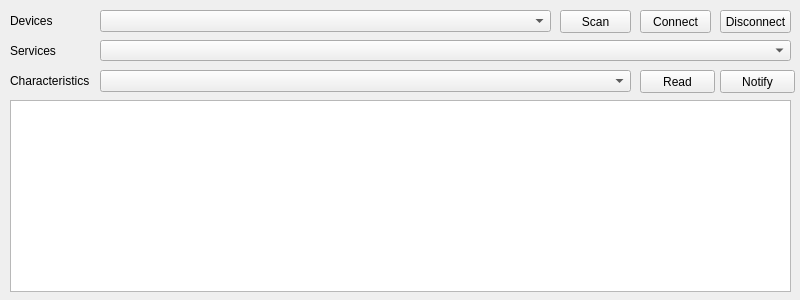
<?xml version="1.0" encoding="UTF-8"?>
<ui version="4.0">
 <class>mainMenu</class>
 <widget class="QMainWindow" name="mainMenu">
  <property name="geometry">
   <rect>
    <x>0</x>
    <y>0</y>
    <width>800</width>
    <height>300</height>
   </rect>
  </property>
  <property name="windowTitle">
   <string>mainMenu</string>
  </property>
  <widget class="QWidget" name="centralwidget">
   <widget class="QLabel" name="lDevices">
    <property name="geometry">
     <rect>
      <x>10</x>
      <y>10</y>
      <width>81</width>
      <height>21</height>
     </rect>
    </property>
    <property name="text">
     <string>Devices</string>
    </property>
   </widget>
   <widget class="QComboBox" name="cbDevices">
    <property name="geometry">
     <rect>
      <x>100</x>
      <y>10</y>
      <width>451</width>
      <height>22</height>
     </rect>
    </property>
   </widget>
   <widget class="QPushButton" name="btnScan">
    <property name="geometry">
     <rect>
      <x>560</x>
      <y>10</y>
      <width>71</width>
      <height>23</height>
     </rect>
    </property>
    <property name="text">
     <string>Scan</string>
    </property>
   </widget>
   <widget class="QPushButton" name="btnConnect">
    <property name="geometry">
     <rect>
      <x>640</x>
      <y>10</y>
      <width>71</width>
      <height>23</height>
     </rect>
    </property>
    <property name="text">
     <string>Connect</string>
    </property>
   </widget>
   <widget class="QPushButton" name="btnDisconnect">
    <property name="geometry">
     <rect>
      <x>720</x>
      <y>10</y>
      <width>71</width>
      <height>23</height>
     </rect>
    </property>
    <property name="text">
     <string>Disconnect</string>
    </property>
   </widget>
   <widget class="QTextBrowser" name="textLog">
    <property name="geometry">
     <rect>
      <x>10</x>
      <y>100</y>
      <width>781</width>
      <height>192</height>
     </rect>
    </property>
   </widget>
   <widget class="QLabel" name="lServices">
    <property name="geometry">
     <rect>
      <x>10</x>
      <y>40</y>
      <width>81</width>
      <height>21</height>
     </rect>
    </property>
    <property name="text">
     <string>Services</string>
    </property>
   </widget>
   <widget class="QComboBox" name="cbServices">
    <property name="geometry">
     <rect>
      <x>100</x>
      <y>40</y>
      <width>691</width>
      <height>21</height>
     </rect>
    </property>
   </widget>
   <widget class="QLabel" name="lCharacteristics">
    <property name="geometry">
     <rect>
      <x>10</x>
      <y>70</y>
      <width>91</width>
      <height>21</height>
     </rect>
    </property>
    <property name="text">
     <string>Characteristics</string>
    </property>
   </widget>
   <widget class="QComboBox" name="cbCharacteristics">
    <property name="geometry">
     <rect>
      <x>100</x>
      <y>70</y>
      <width>531</width>
      <height>22</height>
     </rect>
    </property>
   </widget>
   <widget class="QPushButton" name="btnNotify">
    <property name="geometry">
     <rect>
      <x>720</x>
      <y>70</y>
      <width>75</width>
      <height>23</height>
     </rect>
    </property>
    <property name="text">
     <string>Notify</string>
    </property>
   </widget>
   <widget class="QPushButton" name="btnRead">
    <property name="geometry">
     <rect>
      <x>640</x>
      <y>70</y>
      <width>75</width>
      <height>23</height>
     </rect>
    </property>
    <property name="text">
     <string>Read</string>
    </property>
   </widget>
  </widget>
 </widget>
 <resources/>
 <connections/>
</ui>
